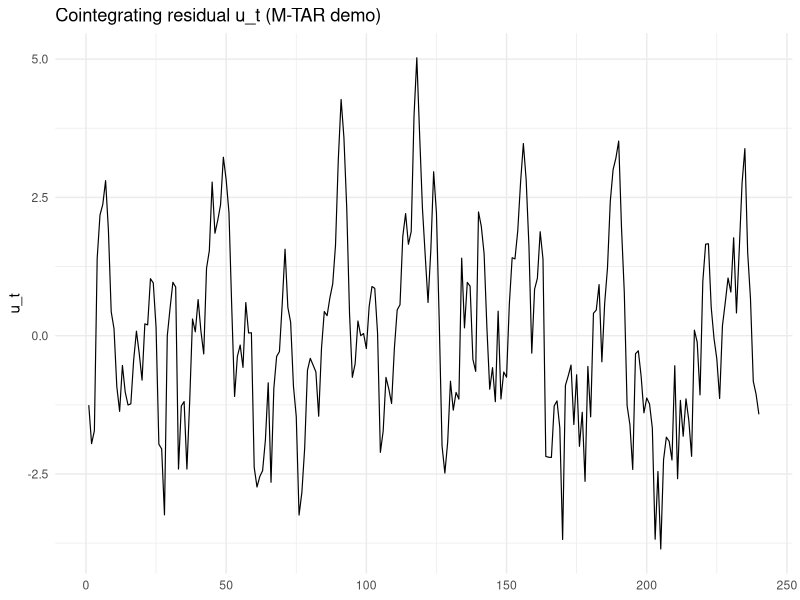

The R script that drew this image:
###############################################################
## mtar_model.R
## Enders & Siklos (2001) threshold cointegration test (M-TAR)
## Same as TAR, except the indicator uses Δu_{t-1}:
##   M_t = 1(Δu_{t-1} >= τ), else 0   (momentum threshold)
###############################################################

have_ggplot <- requireNamespace("ggplot2", quietly = TRUE)

simulate_mtar_cointegration <- function(T = 240,
                                        alpha = 0,
                                        beta = 1,
                                        rho1 = -0.10,
                                        rho2 = -0.50,
                                        tau = 0,
                                        sd_u = 1,
                                        sd_x = 1,
                                        seed = 123) {
  set.seed(seed)
  
  x <- numeric(T)
  u <- numeric(T)
  du <- numeric(T)
  
  for (t in 2:T) x[t] <- x[t-1] + rnorm(1, 0, sd_x)
  
  u[1] <- 0
  du[1] <- 0
  for (t in 2:T) {
    # M-TAR: indicator depends on previous change
    M_t <- as.integer(du[t-1] >= tau)
    du[t] <- (rho1 * M_t + rho2 * (1 - M_t)) * u[t-1] + rnorm(1, 0, sd_u)
    u[t] <- u[t-1] + du[t]
  }
  
  y <- alpha + beta * x + u
  data.frame(t = 1:T, y = y, x = x, u_true = u)
}

build_mtar_reg_df <- function(u, p = 0, tau = 0) {
  T <- length(u)
  du <- c(NA_real_, diff(u))
  
  u_l1  <- c(NA_real_, u[1:(T-1)])
  du_l1 <- c(NA_real_, du[1:(T-1)])  # Δu_{t-1}
  
  # M-TAR: threshold variable is Δu_{t-1}
  z_l1 <- du_l1
  M    <- ifelse(is.na(z_l1), NA_integer_, as.integer(z_l1 >= tau))
  
  df <- data.frame(
    du    = du,
    u_l1  = u_l1,
    Mu    = M * u_l1,
    M0u   = (1 - M) * u_l1
  )
  
  if (p > 0) {
    for (i in 1:p) {
      df[[paste0("du_l", i)]] <- dplyr::lag(df$du, i)
    }
  }
  
  df <- df[stats::complete.cases(df), , drop = FALSE]
  df
}

fit_mtar_threshold <- function(u, p = 0, tau = 0) {
  df <- build_mtar_reg_df(u, p = p, tau = tau)
  if (nrow(df) < (10 + 2 * p)) return(NULL)
  
  rhs <- c("Mu", "M0u")
  if (p > 0) rhs <- c(rhs, paste0("du_l", 1:p))
  fml <- stats::as.formula(paste("du ~ 0 +", paste(rhs, collapse = " + ")))
  
  m <- tryCatch(stats::lm(fml, data = df), error = function(e) NULL)
  if (is.null(m)) return(NULL)
  
  ssr <- sum(stats::residuals(m)^2)
  list(model = m, df = df, ssr = ssr, aic = stats::AIC(m), bic = stats::BIC(m))
}

select_tau_chan_mtar <- function(u, p = 0, trim = 0.15) {
  df0 <- build_mtar_reg_df(u, p = p, tau = 0)
  
  # candidate threshold variable is Δu_{t-1} (embedded via du_l1 -> affects Mu/M0u)
  # We reconstruct Δu_{t-1} from the current df0: we can use du and its lags:
  # In df0, du is Δu_t; so Δu_{t-1} is lag(du,1) in aligned time.
  # But easiest: rebuild from u here:
  du_full <- c(NA_real_, diff(u))
  du_l1_full <- c(NA_real_, du_full[1:(length(u)-1)])
  # align with df0 rows (complete cases)
  idx <- as.integer(rownames(df0))
  z <- du_l1_full[idx]
  z <- z[is.finite(z)]
  n <- length(z)
  if (n < 30) return(list(tau = 0, fit = NULL))
  
  z_sorted <- sort(z)
  lo <- floor(trim * n) + 1
  hi <- ceiling((1 - trim) * n) - 1
  if (lo >= hi) return(list(tau = 0, fit = NULL))
  
  cand <- unique(z_sorted[lo:hi])
  
  best_fit <- NULL
  best_tau <- NA_real_
  best_ssr <- Inf
  
  for (tt in cand) {
    fit <- fit_mtar_threshold(u, p = p, tau = tt)
    if (is.null(fit)) next
    if (fit$ssr < best_ssr) {
      best_ssr <- fit$ssr
      best_tau <- tt
      best_fit <- fit
    }
  }
  
  list(tau = best_tau, fit = best_fit)
}

select_p_and_fit_mtar <- function(u,
                                  max_p = 12,
                                  ic = c("BIC", "AIC"),
                                  threshold = c("zero", "chan"),
                                  tau0 = 0,
                                  trim = 0.15) {
  ic <- match.arg(ic)
  threshold <- match.arg(threshold)
  
  best <- NULL
  best_val <- Inf
  
  for (p in 0:max_p) {
    
    if (threshold == "zero") {
      fit <- fit_mtar_threshold(u, p = p, tau = tau0)
      if (is.null(fit)) next
      val <- if (ic == "AIC") fit$aic else fit$bic
      tau_used <- tau0
      
    } else {
      tmp <- select_tau_chan_mtar(u, p = p, trim = trim)
      fit <- tmp$fit
      if (is.null(fit)) next
      val <- if (ic == "AIC") fit$aic else fit$bic
      tau_used <- tmp$tau
    }
    
    if (is.finite(val) && val < best_val) {
      best_val <- val
      best <- list(p = p, tau = tau_used, fit = fit, ic = ic, ic_value = val,
                   threshold = threshold)
    }
  }
  
  best
}

compute_tests_mtar <- function(fit_obj) {
  m <- fit_obj$model
  df <- fit_obj$df
  
  co <- summary(m)$coefficients
  rho1_t <- unname(co["Mu", "t value"])
  rho2_t <- unname(co["M0u", "t value"])
  t_max  <- max(rho1_t, rho2_t)
  
  p <- fit_obj$p
  if (p > 0) {
    rhs_r <- paste(paste0("du_l", 1:p), collapse = " + ")
    fml_r <- stats::as.formula(paste("du ~ 0 +", rhs_r))
    m_r <- stats::lm(fml_r, data = df)
    ssr_r <- sum(residuals(m_r)^2)
  } else {
    ssr_r <- sum(df$du^2)
  }
  
  ssr_u <- sum(residuals(m)^2)
  q <- 2
  df_u <- df.residual(m)
  phi <- ((ssr_r - ssr_u) / q) / (ssr_u / df_u)
  
  # symmetry: rho1=rho2 => du ~ 0 + u_l1 + du_lags
  rhs_sym <- c("u_l1")
  if (p > 0) rhs_sym <- c(rhs_sym, paste0("du_l", 1:p))
  fml_sym <- stats::as.formula(paste("du ~ 0 +", paste(rhs_sym, collapse = " + ")))
  m_sym <- stats::lm(fml_sym, data = df)
  
  ssr_sym <- sum(residuals(m_sym)^2)
  q_sym <- 1
  df_u2 <- df.residual(m)
  F_sym <- ((ssr_sym - ssr_u) / q_sym) / (ssr_u / df_u2)
  p_sym <- stats::pf(F_sym, df1 = q_sym, df2 = df_u2, lower.tail = FALSE)
  
  list(
    rho1_t = rho1_t, rho2_t = rho2_t, t_max = t_max,
    phi = phi, phi_df1 = q, phi_df2 = df_u,
    F_sym = F_sym, p_sym = p_sym
  )
}

enders_siklos_mtar <- function(y, x,
                               max_p = 12,
                               ic = c("BIC", "AIC"),
                               threshold = c("zero", "chan"),
                               tau0 = 0,
                               trim = 0.15) {
  ic <- match.arg(ic)
  threshold <- match.arg(threshold)
  
  lr <- lm(y ~ x)
  u  <- residuals(lr)
  
  sel <- select_p_and_fit_mtar(u, max_p = max_p, ic = ic,
                               threshold = threshold, tau0 = tau0, trim = trim)
  if (is.null(sel)) stop("No feasible model could be estimated (check sample size / max_p).")
  
  sel$fit$p <- sel$p
  sel$fit$tau <- sel$tau
  
  tests <- compute_tests_mtar(list(model = sel$fit$model, df = sel$fit$df, p = sel$p))
  
  out <- list(
    long_run = lr,
    residuals = u,
    threshold = sel$threshold,
    tau = sel$tau,
    p = sel$p,
    ic = sel$ic,
    ic_value = sel$ic_value,
    th_model = sel$fit$model,
    tests = tests
  )
  
  class(out) <- "es_mtar"
  out
}

print.es_mtar <- function(x, ...) {
  cat("\nEnders–Siklos TAR threshold cointegration step (M-TAR)\n")
  cat("Selected threshold method:", x$threshold, "\n")
  cat("Selected tau:", signif(x$tau, 5), "\n")
  cat("Selected lag p:", x$p, " | IC:", x$ic, "=", round(x$ic_value, 3), "\n\n")
  
  cat("Threshold regression coefficients (no intercept):\n")
  print(coef(summary(x$th_model)))
  
  cat("\nKey test statistics to compare with Enders–Siklos critical values:\n")
  cat("t_rho1 =", round(x$tests$rho1_t, 3),
      " | t_rho2 =", round(x$tests$rho2_t, 3),
      " | t-Max =", round(x$tests$t_max, 3), "\n")
  cat("Phi (F for rho1=rho2=0) =", round(x$tests$phi, 3),
      " with df(", x$tests$phi_df1, ",", x$tests$phi_df2, ")\n")
  
  cat("\nSymmetry test (rho1=rho2) [standard F approximation]:\n")
  cat("F =", round(x$tests$F_sym, 3), " | p =", signif(x$tests$p_sym, 4), "\n")
}

# -----------------------------
# Demo run (simulate)
# -----------------------------
demo <- simulate_mtar_cointegration(T = 240, seed = 2)
res  <- enders_siklos_mtar(demo$y, demo$x,
                           max_p = 12,
                           ic = "BIC",
                           threshold = "chan",
                           tau0 = 0,
                           trim = 0.15)

print(res)

if (have_ggplot) {
  u <- res$residuals
  du <- c(NA_real_, diff(u))
  M <- as.integer(dplyr::lag(du, 1) >= res$tau)
  
  dfp <- data.frame(t = 1:length(u), u = u, M = M, du = du)
  
  p1 <- ggplot2::ggplot(dfp, ggplot2::aes(x = t, y = u)) +
    ggplot2::geom_line(linewidth = 0.4) +
    ggplot2::labs(title = "Cointegrating residual u_t (M-TAR demo)", x = NULL, y = "u_t") +
    ggplot2::theme_minimal(base_size = 11)
  
  print(p1)
}
